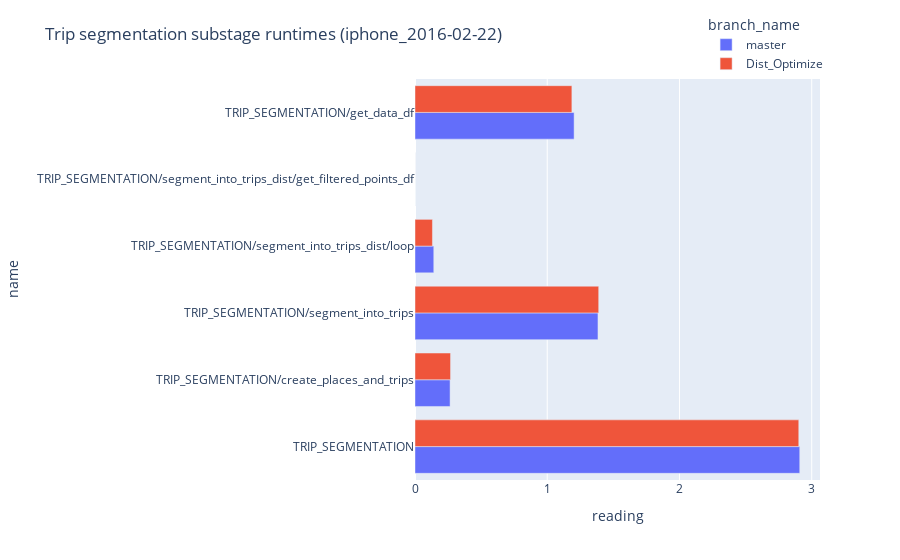

Notebook code cell kept with this figure:
### Code cell
trip_segmentation_df = pipeline_stats_df[
    pipeline_stats_df['name'].str.contains('TRIP_SEGMENTATION')
]
fig = px.bar(
    trip_segmentation_df,
    y="name",
    x="reading",
    color="branch_name",
    orientation="h",
)
fig.update_layout(
    title=f"Trip segmentation substage runtimes ({day})",
    barmode='group',
    legend=dict(
        yanchor="bottom",
        xanchor="right",
    )
)
fig.show()

### Figure 1 — Plotly figure (JSON) as saved in the notebook; plotly's stock layout.template omitted (floating-point values rounded to 4 significant figures)
{"data": [{"hovertemplate": "branch_name=master<br>reading=%{x}<br>name=%{y}<extra></extra>", "legendgroup": "master", "marker": {"color": "#636efa", "pattern": {"shape": ""}}, "name": "master", "orientation": "h", "showlegend": true, "textposition": "auto", "type": "bar", "x": [2.91, 0.2653, 1.384, 0.142, 4.933e-05, 1.203], "xaxis": "x", "y": ["TRIP_SEGMENTATION", "TRIP_SEGMENTATION/create_places_and_trips", "TRIP_SEGMENTATION/segment_into_trips", "TRIP_SEGMENTATION/segment_into_trips_dist/loop", "TRIP_SEGMENTATION/segment_into_trips_dist/get_filtered_points_df", "TRIP_SEGMENTATION/get_data_df"], "yaxis": "y"}, {"hovertemplate": "branch_name=Dist_Optimize<br>reading=%{x}<br>name=%{y}<extra></extra>", "legendgroup": "Dist_Optimize", "marker": {"color": "#EF553B", "pattern": {"shape": ""}}, "name": "Dist_Optimize", "orientation": "h", "showlegend": true, "textposition": "auto", "type": "bar", "x": [2.902, 0.2689, 1.389, 0.1319, 4.158e-05, 1.186], "xaxis": "x", "y": ["TRIP_SEGMENTATION", "TRIP_SEGMENTATION/create_places_and_trips", "TRIP_SEGMENTATION/segment_into_trips", "TRIP_SEGMENTATION/segment_into_trips_dist/loop", "TRIP_SEGMENTATION/segment_into_trips_dist/get_filtered_points_df", "TRIP_SEGMENTATION/get_data_df"], "yaxis": "y"}], "layout": {"barmode": "group", "legend": {"title": {"text": "branch_name"}, "tracegroupgap": 0, "xanchor": "right", "yanchor": "bottom"}, "margin": {"t": 60}, "title": {"text": "Trip segmentation substage runtimes (iphone_2016-02-22)"}, "xaxis": {"anchor": "y", "domain": [0, 1], "title": {"text": "reading"}}, "yaxis": {"anchor": "x", "domain": [0, 1], "title": {"text": "name"}}}}
